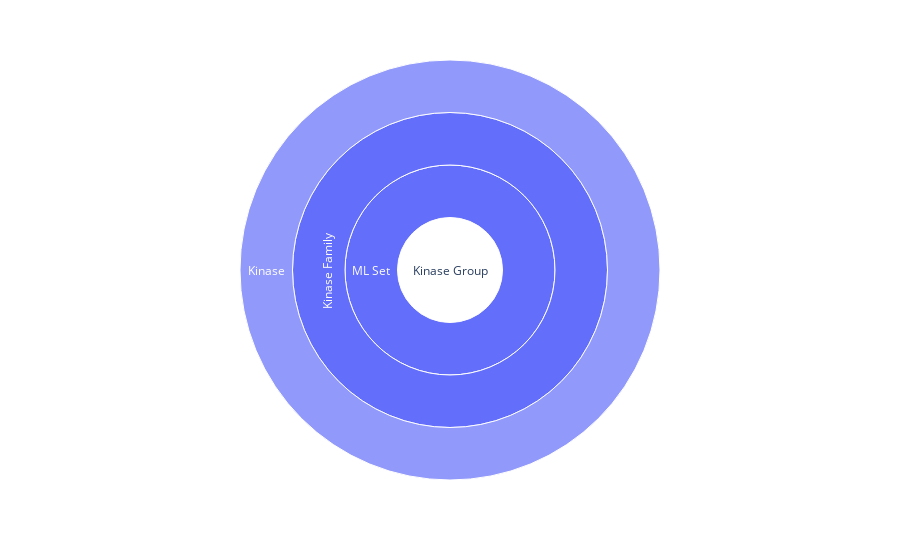

The code cell stored with this chart in its notebook:
### Code cell
explainer = px.sunburst(pd.DataFrame({'Kinase Group': ['Kinase Group'], 'ML Set': ['ML Set'], 'Kinase Family': ['Kinase Family'], 'Kinase': ['Kinase']}), path=['Kinase Group', 'ML Set', 'Kinase Family', 'Kinase'], values=[1 for _ in range(1)])
explainer.show()

### Figure 1 — Plotly figure (JSON) as saved in the notebook; plotly's stock layout.template omitted (floating-point values rounded to 4 significant figures)
{"data": [{"branchvalues": "total", "domain": {"x": [0, 1], "y": [0, 1]}, "hovertemplate": "labels=%{label}<br>value=%{value}<br>parent=%{parent}<br>id=%{id}<extra></extra>", "ids": ["Kinase Group/ML Set/Kinase Family/Kinase", "Kinase Group/ML Set/Kinase Family", "Kinase Group/ML Set", "Kinase Group"], "labels": ["Kinase", "Kinase Family", "ML Set", "Kinase Group"], "name": "", "parents": ["Kinase Group/ML Set/Kinase Family", "Kinase Group/ML Set", "Kinase Group", ""], "type": "sunburst", "values": [1, 1, 1, 1]}], "layout": {"legend": {"tracegroupgap": 0}, "margin": {"t": 60}}}
